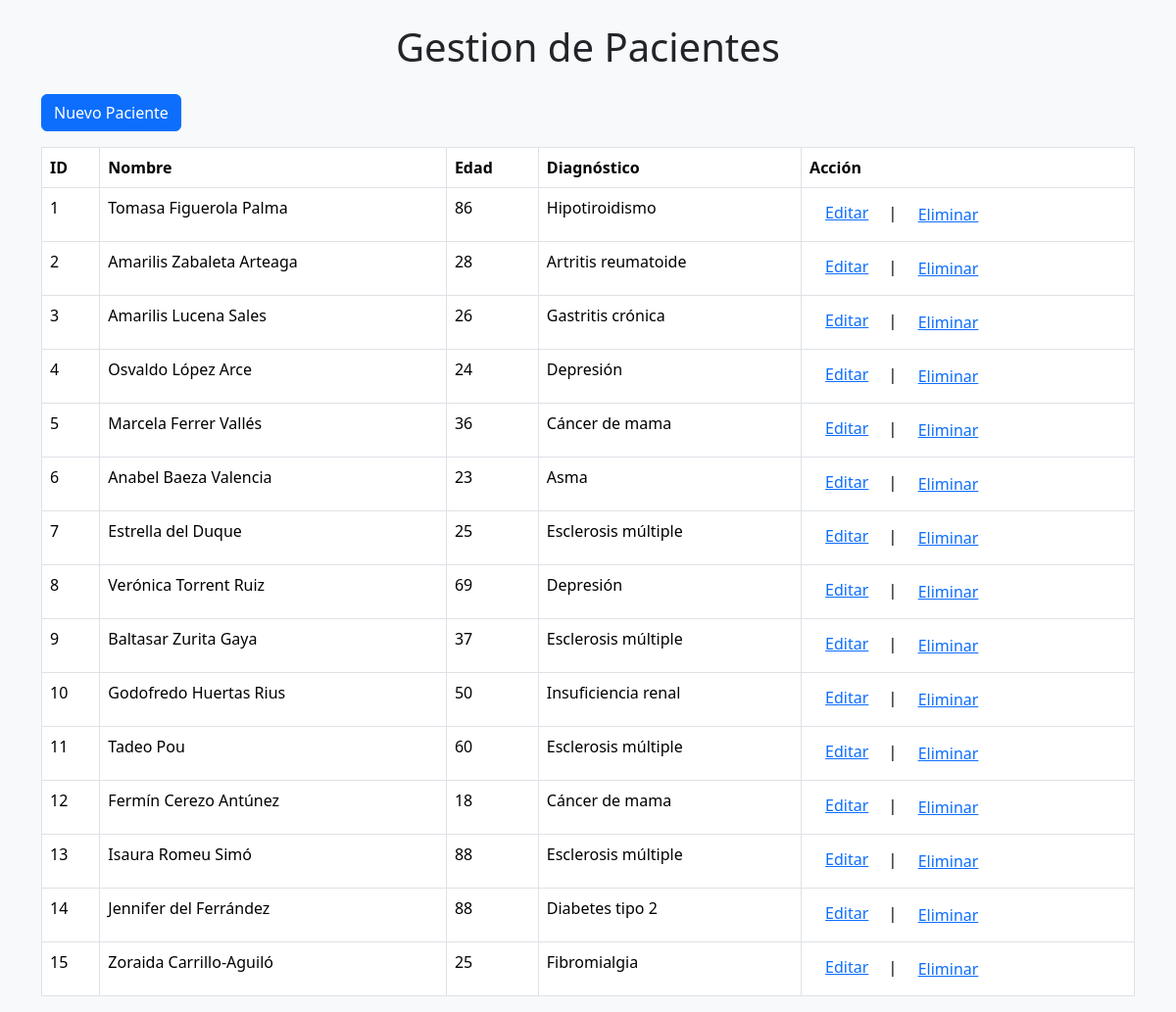
Page / (signed in) on the committed database.
### tables this page shows
CREATE TABLE Pacientes (
            id INTEGER PRIMARY KEY AUTOINCREMENT,
            nombre TEXT NOT NULL,
            edad INTEGER NOT NULL,
            diagnostico TEXT NOT NULL
        );

### app.py (the view)
@app.route('/')
def index():
    filtro = request.args.get('filtro', '')
    pagina = int(request.args.get('pagina', 1))
    por_pagina = 15
    pacientes, total = db.obtener_pacientes(filtro=filtro, pagina=pagina, por_pagina=por_pagina)
    total_paginas = (total + por_pagina - 1) // por_pagina
    return render_template('index.html', pacientes=pacientes, filtro=filtro, pagina=pagina, total_paginas=total_paginas)

### app.py (called while the page is built)
@app.before_request
def requerir_login():
    rutas_libres = ['login', 'registro', 'static']
    if request.endpoint not in rutas_libres and 'usuario' not in session:
        return redirect(url_for('login'))

### templates/index.html (shortened to what this page needs)
{% extends "base.html" %}
{% block content %}
    <a href="{{url_for('nuevo_paciente')}}" class="btn btn-primary mb-3">Nuevo Paciente</a>
    <table class="table table-bordered">
        <thead>
            <tr>
                <th>ID</th>
                <th>Nombre</th>
                <th>Edad</th>
                <th>Diagnóstico</th>
                <th>Acción</th>
            </tr>
        </thead>
        <tbody>
            {% for paciente in pacientes %}
                <tr>
                    <td>{{ paciente[0] }}</td>
                    <td>{{ paciente[1] }}</td>
                    <td>{{ paciente[2] }}</td>
                    <td>{{ paciente[3] }}</td>
                    <td>
                        <a href="{{ url_for('editar_paciente', id=paciente[0]) }}" class="m-3">Editar</a>&nbsp;|&nbsp;
                        <form action="{{ url_for('eliminar_paciente', id=paciente[0]) }}" method="post" style="display:inline;"
                            onsubmit="return confirm('¿Estás seguro de que deseas eliminar este paciente?');">
                            <button type="submit" class="btn btn-link">Eliminar</button>
                        </form>
                    </td>
                </tr>
            {% endfor %}
        </tbody>
    </table>
{% endblock %}

### templates/base.html (shortened to what this page needs)
<!DOCTYPE html>
<html lang="es">
<head>
     <link href="https://cdn.jsdelivr.net/npm/bootstrap@5.3.5/dist/css/bootstrap.min.css" rel="stylesheet">
</head>
<body class= "bg-light">
    <div class="container mt-4">
        <h1 class="mb-4 text-center">Gestion de Pacientes</h1>
        {% block content %}
        {% endblock %}
    </div>
</body>
</html>

### rows in the picture
Pacientes: id "1", nombre "Tomasa Figuerola Palma", edad "86", diagnostico "Hipotiroidismo"
Pacientes: id "2", nombre "Amarilis Zabaleta Arteaga", edad "28", diagnostico "Artritis reumatoide"
Pacientes: id "3", nombre "Amarilis Lucena Sales", edad "26", diagnostico "Gastritis crónica"
Pacientes: id "4", nombre "Osvaldo López Arce", edad "24", diagnostico "Depresión"
Pacientes: id "5", nombre "Marcela Ferrer Vallés", edad "36", diagnostico "Cáncer de mama"
Pacientes: id "6", nombre "Anabel Baeza Valencia", edad "23", diagnostico "Asma"
Pacientes: id "7", nombre "Estrella del Duque", edad "25", diagnostico "Esclerosis múltiple"
Pacientes: id "8", nombre "Verónica Torrent Ruiz", edad "69", diagnostico "Depresión"
Pacientes: id "9", nombre "Baltasar Zurita Gaya", edad "37", diagnostico "Esclerosis múltiple"
Pacientes: id "10", nombre "Godofredo Huertas Rius", edad "50", diagnostico "Insuficiencia renal"
Pacientes: id "11", nombre "Tadeo Pou", edad "60", diagnostico "Esclerosis múltiple"
Pacientes: id "12", nombre "Fermín Cerezo Antúnez", edad "18", diagnostico "Cáncer de mama"
Pacientes: id "13", nombre "Isaura Romeu Simó", edad "88", diagnostico "Esclerosis múltiple"
Pacientes: id "14", nombre "Jennifer del Ferrández", edad "88", diagnostico "Diabetes tipo 2"
Pacientes: id "15", nombre "Zoraida Carrillo-Aguiló", edad "25", diagnostico "Fibromialgia"
